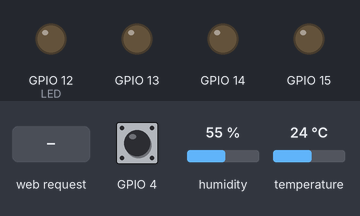
Simulated run of this sketch. Board: ESP8266 (NodeMCU). On the bench: output pins drawn as LEDs (lit = HIGH). Dashed ring = blinking. The test bench sets the inputs (shaded band); at power-on: GPIO 4 HIGH, humidity 55 %, temperature 24 °C. WiFi joins after 1.5 s; servers stay silent unless stated; what the sketch prints to the serial monitor is not drawn.

Above: at 2.8 s.
2.9 s: HTTP request GET /green=ON received
At 3.9 s:
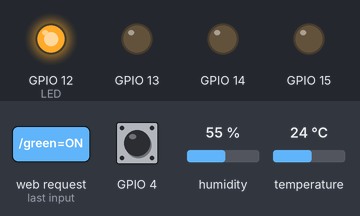
4.4 s: GPIO 4 pulled LOW for 1 s
At 4.5 s:
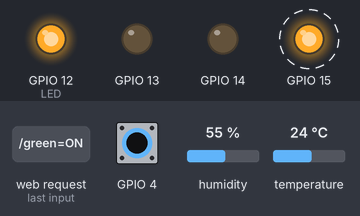
7.4 s: HTTP request GET /red=ON received
At 8.6 s:
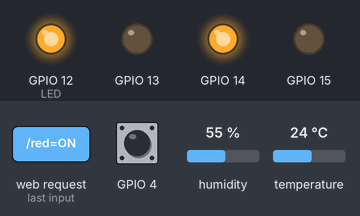
8.9 s: HTTP request GET /green=OFF received
At 10.1 s:
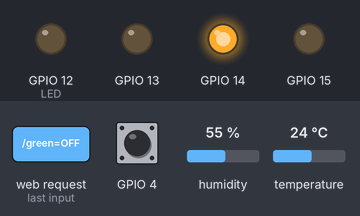
10.4 s: GPIO 4 pulled LOW for 0.15 s
At 10.5 s:
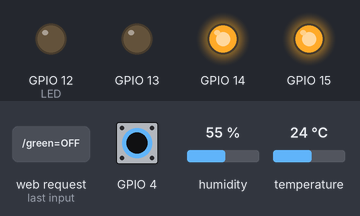
12.1 s: HTTP request GET /blue=ON received
At 13.3 s:
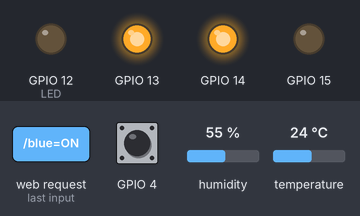
Timing chart, 0 to 14.6 s (numbered marks = the images above; inputs shaded):
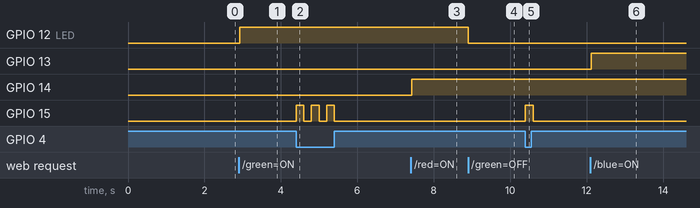

Measured:
- after the input at 2.9 s, GPIO 12 (LED): LOW → HIGH at once
- after the input at 4.4 s, GPIO 15: alternates HIGH for 0.20 s and LOW for 0.20 s, 6 changes in all, then stays LOW, starting at once
- after the input at 7.4 s, GPIO 14: LOW → HIGH at once
- after the input at 8.9 s, GPIO 12 (LED): HIGH → LOW at once
- after the input at 10.4 s, GPIO 15: LOW → HIGH at once, → LOW 0.20 s later
- after the input at 12.1 s, GPIO 13: LOW → HIGH at once

The sketch:

sketch_Jul01a.ino
```cpp
#include <ESP8266WiFi.h>
#include <DHT.h>
#define PIN_DHT 2

const char* ssid = "noname";
const char* password = "noname";


WiFiServer server(80); //NODE MCU를 서버로 사용하겠다 // 포트번호는 80
WiFiClient client;
DHT DHTsensor(PIN_DHT, DHT11);


void setup() { // put your setup code here, to run once:
  DHTsensor.begin();
  Serial.begin(115200);
  delay(100);
  pinMode(14, OUTPUT); //쿨링
  pinMode(12, OUTPUT); //내부 LED
  pinMode(13, OUTPUT); //스탠드
  pinMode(15, OUTPUT); //컴퓨터 파워
  pinMode(4, INPUT_PULLUP); //파워 버튼
  Serial.println();
  Serial.print("CONNECTING TO ");
  Serial.println(ssid);
  WiFi.mode(WIFI_STA);
  WiFi.begin(ssid, password); // 와이파이 이름과 비밀번호를 통해 WIFI연결을 시작하겠다
  // WL_CONNECTED라는 값을 돌려준다
  while (WiFi.status() != WL_CONNECTED) { // 네트워크의 연결 상태, 8개의 리턴값 / STATUS와 WL_CONNECTED 값이 같은지를 통해 제대로 연결이 되있는지를 확인할 수 있다
    delay(500);
    Serial.print(".");
  }
  Serial.println();
  Serial.println("Wifi connected!");
  server.begin();
  Serial.println("Server started");
  Serial.print("Use this URL to connect: ");
  Serial.print("http://");
  Serial.print(WiFi.localIP()); //서버 IP주소를 알려준다. 브라우저의 주소란에 치면 NODE MCU가 서버로 있는 것으로 접근할 수 있다.
  Serial.println("/");
  Serial.println("");
}
int green = LOW;
int red = LOW;
int blue = LOW;
int pw = LOW;
int t = 0;
void loop() { // put your main code here, to run repeatedly:
  //WiFiClient client = server.available();
  client = server.available();
  //Serial.println(digitalRead(4));
  if (digitalRead(4)== LOW){
    digitalWrite(15, HIGH);
    delay(200);
    digitalWrite(15, LOW);
    delay(200);
  }
  if (!client) {
    return;
  }
  Serial.println("new client");
  //  client.setTimeout(5000);
  // String request = client.readStringUntil('\r');
  //  Serial.println("request: ");
  //  Serial.println(request);
  String request = client.readStringUntil('\r'); // \r 명령어, 즉 줄 바꿈 명령어가 나오기 전까지 계속 데이터를 읽어라
  Serial.println(request);
  while (client.available()) {
    client.read();
  }
  //  while (!client.available()) {
  //    delay(1);
  //  } //서버와 연결된 클라이언트가 있으면 다음으로 넘어가라

  //client.flush(); //버퍼에 남은것을 없애라

  float humidity = DHTsensor.readHumidity();
  float temp = DHTsensor.readTemperature();
  Serial.print("Humidity : ");
  Serial.print(humidity);
  Serial.print(" Temperature : ");
  Serial.print(temp);
  Serial.println(" ºC");

  if (request.indexOf("/green=ON") != -1) {
    digitalWrite(12, HIGH);
    green = HIGH;
  } // 읽어들인 문자에 /LED=ON 이 있는지 없는지 확인하라, (즉 /LED=ON 이 -1 인 상태)
  //그리고 digitalWrite에 적용되는 핀에 맞추어서 값을 HIGH로 가져라 ==> 불을 켜라
  if (request.indexOf("/green=OFF") != -1) {
    digitalWrite(12, LOW);
    green = LOW;
  } // // 읽어들인 문자에 /LED=OFF 이 있는지 없는지 확인하라, (즉 /LED=OFF 이 -1 인 상태)

  if (request.indexOf("/red=ON") != -1) {
    digitalWrite(14, HIGH);
    red = HIGH;
  } // 읽어들인 문자에 /LED=ON 이 있는지 없는지 확인하라, (즉 /LED=ON 이 -1 인 상태)
  //그리고 digitalWrite에 적용되는 핀에 맞추어서 값을 HIGH로 가져라 ==> 불을 켜라
  if (request.indexOf("/red=OFF") != -1) {
    digitalWrite(14, LOW);
    red = LOW;
  } // // 읽어들인 문자에 /LED=OFF 이 있는지 없는지 확인하라, (즉 /LED=OFF 이 -1 인 상태)

  if (request.indexOf("/blue=ON") != -1) {
    digitalWrite(13, HIGH);
    blue = HIGH;
  } // 읽어들인 문자에 /LED=ON 이 있는지 없는지 확인하라, (즉 /LED=ON 이 -1 인 상태)
  //그리고 digitalWrite에 적용되는 핀에 맞추어서 값을 HIGH로 가져라 ==> 불을 켜라
  if (request.indexOf("/blue=OFF") != -1) {
    digitalWrite(13, LOW);
    blue = LOW;
  } // // 읽어들인 문자에 /LED=OFF 이 있는지 없는지 확인하라, (즉 /LED=OFF 이 -1 인 상태)
  if (request.indexOf("/pw=ON") != -1) {
    digitalWrite(15, HIGH);
    pw = HIGH;
  } // 읽어들인 문자에 /LED=ON 이 있는지 없는지 확인하라, (즉 /LED=ON 이 -1 인 상태)
  //그리고 digitalWrite에 적용되는 핀에 맞추어서 값을 HIGH로 가져라 ==> 불을 켜라
  if (request.indexOf("/pw=OFF") != -1) {
    digitalWrite(15, LOW);
    pw = LOW;
  } // // 읽어들인 문자에 /LED=OFF 이 있는지 없는지 확인하라, (즉 /LED=OFF 이 -1 인 상태)


  //읽어들인 문자에 /LED=ON 이 있는지 없는지 확인하라, (즉 /LED=ON 이 -1 인 상태)
  //그리고 digitalWrite에 적용되는 핀에 맞추어서 값을 HIGH로 가져라 ==> 불을 켜라
  //  if (request.indexOf("/pw=OFF") != -1) {
  //    digitalWrite(15, LOW);
  //    pw = LOW;
  //  } // // 읽어들인 문자에 /LED=OFF 이 있는지 없는지 확인하라, (즉 /LED=OFF 이 -1 인 상태)

  //그리고 digitalWrite에 적용되는 핀에 맞추어서 값을 LOW로 가져라 ==> 불을 꺼라
  client.println("HTTP/1.1 200 OK");
  client.println("Content-Type : text/html");
  client.println("");
  client.println("<!DOCTYPE HTML>");
  client.println("<html>");

  client.print("<head>");
  client.print("<meta charset=\"UTF-8\" http-equiv=\"refresh\" content=\"1\">");
  client.print("<title>All in One Smart Desktop System</title>");
  client.print("</head>");
  client.print("<body>");
  client.print("<h2>All in One Smart Desktop System</h2>");
  client.print("<br>");
  client.print("Desktop's Temperature : ");
  client.print(temp);
  client.print(" °C");
  client.print("<br>");
  client.print("Desktop's Humidity : ");
  client.print(humidity);
  client.print(" %");
  client.print("</body>");
  client.println("<br><br>");

  client.println(" Computer power System ");
  if (pw == HIGH) client.println("On");
  else if (pw == LOW) client.print("Off");

  client.println("<br><br>");
  client.println("<a href = \"/pw=ON\"\"><button>ON</button></a>");
  client.println("<a href = \"/pw=OFF\"\"><button>OFF</button></a>");

  // client.println("<a href=\"/BLINK=on\"\"><button>BLINK</button></a>");

  client.println("<br><br>");
  client.println("Stand Light Power ");

  if (green == HIGH) client.println("On");
  else if (green == LOW) client.print("Off");

  client.println("<br><br>");
  client.println("<a href = \"/green=ON\"\"><button>ON</button></a>");
  client.println("<a href = \"/green=OFF\"\"><button>OFF</button></a>");

  client.println("<br><br>");
  client.println("Cooling System ");

  if (red == HIGH) client.println("On");
  else if (red == LOW) client.print("Off");

  client.println("<br><br>");
  client.println("<a href = \"/red=ON\"\"><button>ON</button></a>");
  client.println("<a href = \"/red=OFF\"\"><button>OFF</button></a>");

  client.println("<br><br>");
  client.println(" Computer Iight System ");

  if (blue == HIGH) client.println("On");
  else if (blue == LOW) client.print("Off");

  client.println("<br><br>");
  client.println("<a href = \"/blue=ON\"\"><button>ON</button></a>");
  client.println("<a href = \"/blue=OFF\"\"><button>OFF</button></a>");

  client.println("</html>"); //HTML로 서버에 버튼을 생성하고 사이트를 만들어라 delay(1);

  Serial.println(client.connect("http://newsky2.kma.go.kr/service/SecndSrtpdFrcstInfoService2/ForecastSpaceData?serviceKey=VlJoz90r6QOqEXPQIwP0jdLqCtgkQbgXo%2Fy0L%2B4x6z6VjH5LPx3RPYAH4RAJmaqSWCh7BM7s5KCSDPR5s%2F27Lg%3D%3D&base_date=20190704&base_time=0500&nx=60&n=127&numOfRows=10&pageNo=1&_type=xml", 8));
  Serial.println("Client disconnected !! ");
  Serial.println();
}
```
